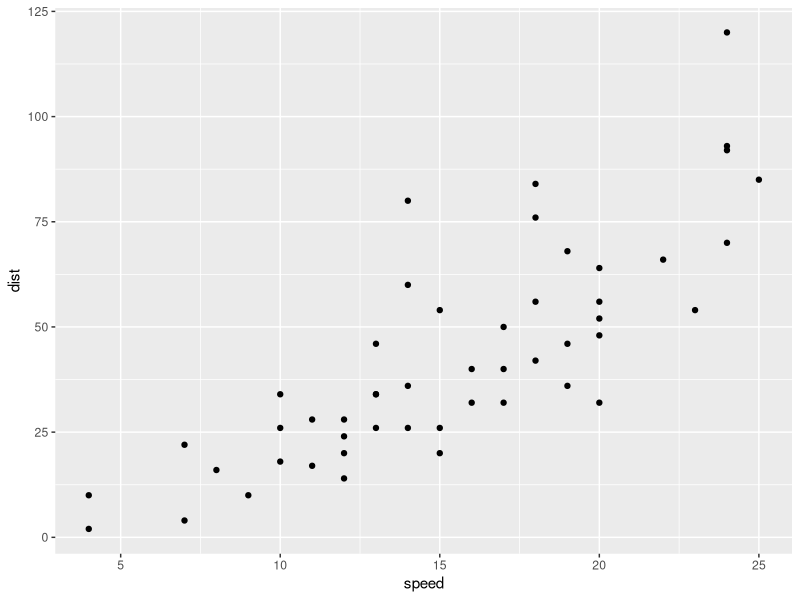
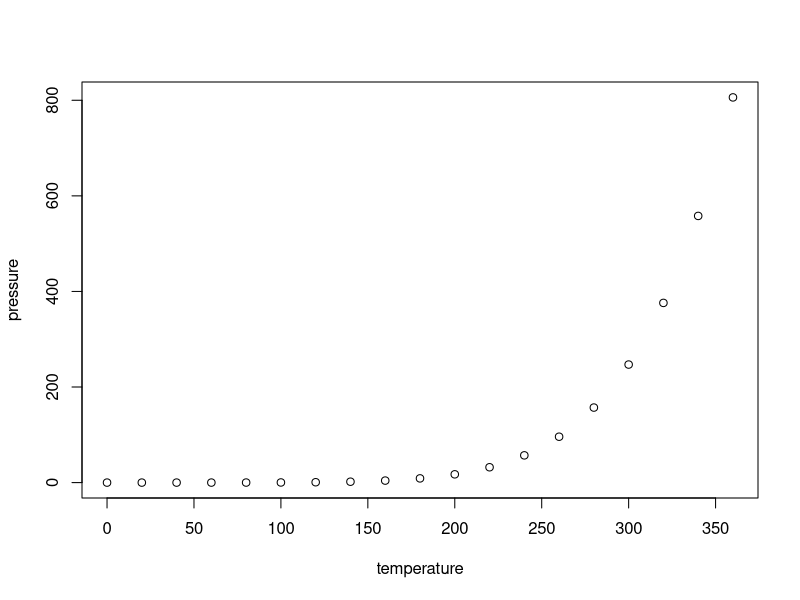

The R script that drew these images, in order:
## ---- chunk 1
knitr::opts_chunk$set(echo = TRUE)
library(ggplot2)
ggplot(cars, aes(speed, dist))+
  geom_point()
## ---- chunk 2
summary(cars)
head(cars)
## ---- chunk 3
plot(pressure)

